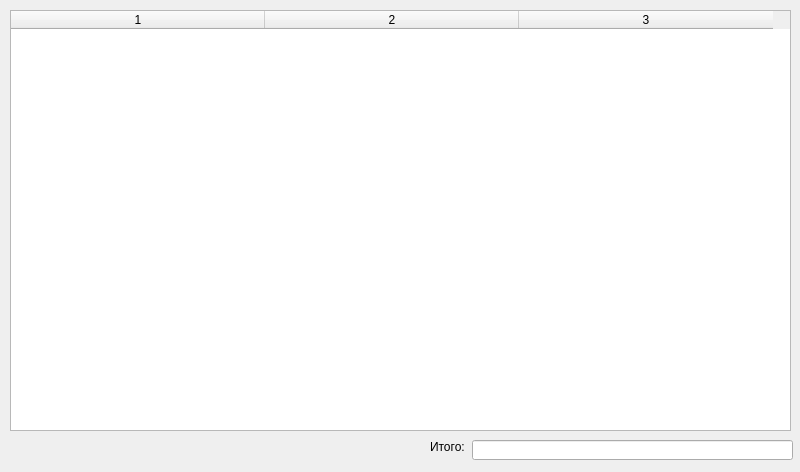
<?xml version="1.0" encoding="UTF-8"?>
<ui version="4.0">
 <class>MainWindow</class>
 <widget class="QMainWindow" name="MainWindow">
  <property name="geometry">
   <rect>
    <x>0</x>
    <y>0</y>
    <width>800</width>
    <height>472</height>
   </rect>
  </property>
  <property name="windowTitle">
   <string>MainWindow</string>
  </property>
  <widget class="QWidget" name="centralwidget">
   <widget class="QTableWidget" name="tableWidget">
    <property name="geometry">
     <rect>
      <x>10</x>
      <y>10</y>
      <width>781</width>
      <height>421</height>
     </rect>
    </property>
    <property name="sortingEnabled">
     <bool>true</bool>
    </property>
    <property name="columnCount">
     <number>3</number>
    </property>
    <attribute name="horizontalHeaderCascadingSectionResizes">
     <bool>false</bool>
    </attribute>
    <attribute name="horizontalHeaderDefaultSectionSize">
     <number>254</number>
    </attribute>
    <attribute name="horizontalHeaderStretchLastSection">
     <bool>false</bool>
    </attribute>
    <attribute name="verticalHeaderVisible">
     <bool>true</bool>
    </attribute>
    <attribute name="verticalHeaderCascadingSectionResizes">
     <bool>false</bool>
    </attribute>
    <attribute name="verticalHeaderShowSortIndicator" stdset="0">
     <bool>false</bool>
    </attribute>
    <attribute name="verticalHeaderStretchLastSection">
     <bool>false</bool>
    </attribute>
    <column/>
    <column/>
    <column/>
   </widget>
   <widget class="QLineEdit" name="total">
    <property name="geometry">
     <rect>
      <x>472</x>
      <y>440</y>
      <width>321</width>
      <height>20</height>
     </rect>
    </property>
   </widget>
   <widget class="QLabel" name="label">
    <property name="geometry">
     <rect>
      <x>430</x>
      <y>440</y>
      <width>47</width>
      <height>13</height>
     </rect>
    </property>
    <property name="text">
     <string>Итого:</string>
    </property>
   </widget>
  </widget>
 </widget>
 <resources/>
 <connections/>
</ui>
